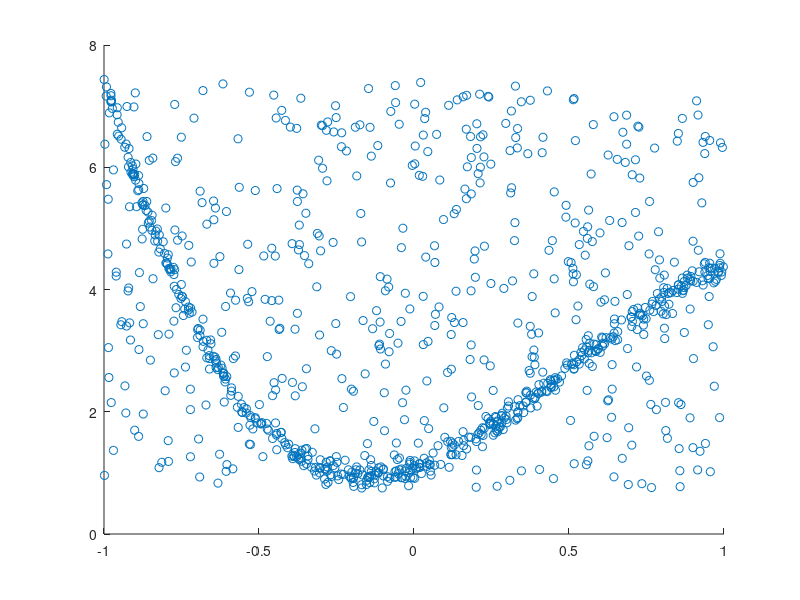

Write the MATLAB code that produced this figure. (Note: this script raises an error after producing the figure.)
%close figure windows and clear workspace
close all; clc; warning off;

load('HW1_4.mat')

%Plot the samples in a scatterplot
figure
scatter(X,Y)
hold on


%Plot of the true model
syms F X1
F = -3.2591*X1^3 + 4.8439*X1^2 + 1.7046*X1 + 1.0685;
fplot(F,'linewidth',2,'color','black')


%Plot of the Estimated model (Polynomial least squares)
newX = zeros(1000,4);
newX(:,1) = X.^3;
newX(:,2) = X.^2;
newX(:,3) = X;
newX(:,4) = 1;
beta = inv(newX'*newX)*newX'*Y;
G = beta(1)*X1^3 + beta(2)*X1^2 + beta(3)*X1 +beta(4);
fplot(G,'linewidth',2,'color','green')


title('4.a. polynomial least squares')
legend('samples','true model','estimated model')
xlabel('x') 
ylabel('y') 
axis([min(X) max(X) min(Y) max(Y)])

hold off


